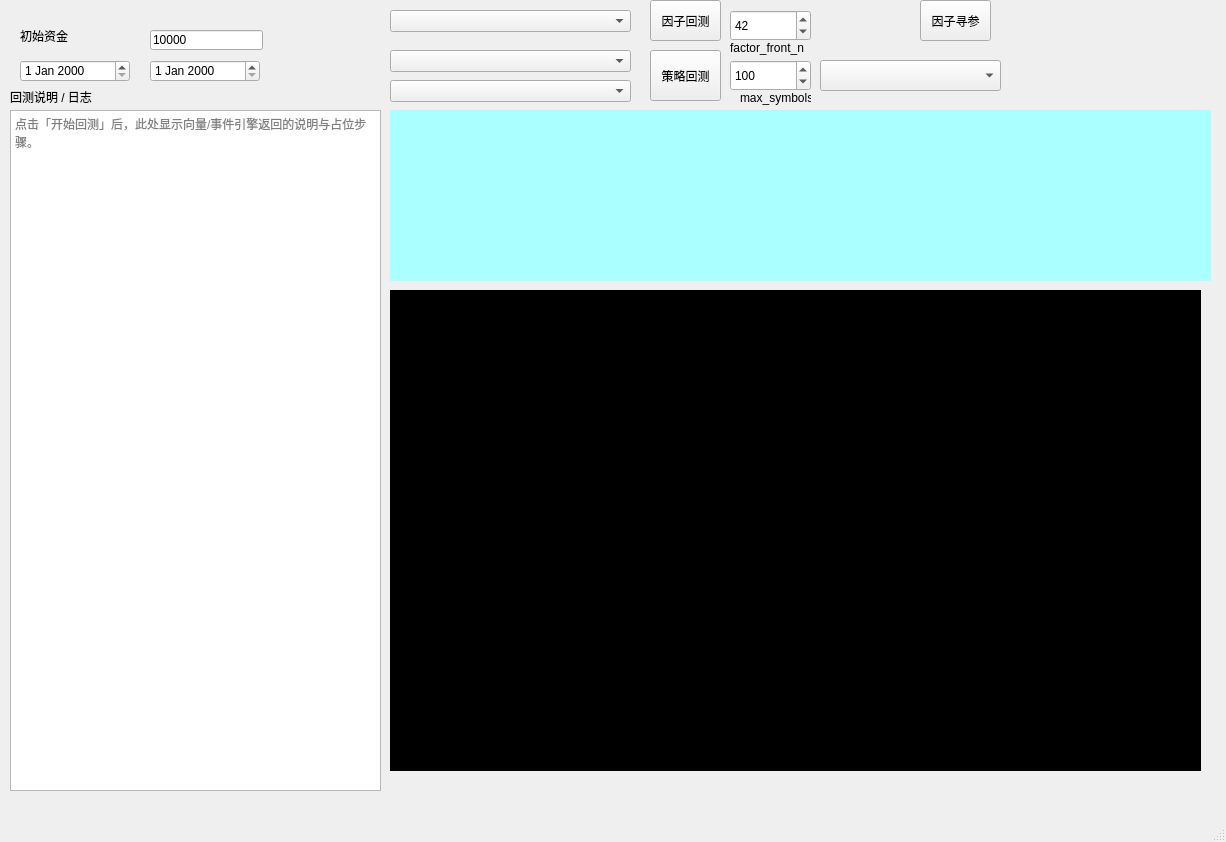
<?xml version="1.0" encoding="UTF-8"?>
<ui version="4.0">
 <class>MainWindow</class>
 <widget class="QMainWindow" name="MainWindow">
  <property name="geometry">
   <rect>
    <x>0</x>
    <y>0</y>
    <width>1226</width>
    <height>842</height>
   </rect>
  </property>
  <property name="windowTitle">
   <string>MainWindow</string>
  </property>
  <widget class="QWidget" name="centralwidget">
   <widget class="QPushButton" name="pushButton">
    <property name="geometry">
     <rect>
      <x>650</x>
      <y>50</y>
      <width>71</width>
      <height>51</height>
     </rect>
    </property>
    <property name="text">
     <string>策略回测</string>
    </property>
   </widget>
   <widget class="QLabel" name="label">
    <property name="geometry">
     <rect>
      <x>20</x>
      <y>30</y>
      <width>54</width>
      <height>12</height>
     </rect>
    </property>
    <property name="text">
     <string>初始资金</string>
    </property>
   </widget>
   <widget class="QDateEdit" name="dateEdit_start_date">
    <property name="geometry">
     <rect>
      <x>20</x>
      <y>60</y>
      <width>110</width>
      <height>22</height>
     </rect>
    </property>
   </widget>
   <widget class="QDateEdit" name="dateEdit_end_date">
    <property name="geometry">
     <rect>
      <x>150</x>
      <y>60</y>
      <width>110</width>
      <height>22</height>
     </rect>
    </property>
   </widget>
   <widget class="QLabel" name="label_backtest_output">
    <property name="geometry">
     <rect>
      <x>10</x>
      <y>88</y>
      <width>371</width>
      <height>18</height>
     </rect>
    </property>
    <property name="text">
     <string>回测说明 / 日志</string>
    </property>
   </widget>
   <widget class="QPlainTextEdit" name="plainTextEdit_result">
    <property name="geometry">
     <rect>
      <x>10</x>
      <y>110</y>
      <width>371</width>
      <height>681</height>
     </rect>
    </property>
    <property name="readOnly">
     <bool>true</bool>
    </property>
    <property name="placeholderText">
     <string>点击「开始回测」后，此处显示向量/事件引擎返回的说明与占位步骤。</string>
    </property>
   </widget>
   <widget class="QLineEdit" name="lineEdit_crash">
    <property name="geometry">
     <rect>
      <x>150</x>
      <y>30</y>
      <width>113</width>
      <height>20</height>
     </rect>
    </property>
    <property name="text">
     <string>10000</string>
    </property>
   </widget>
   <widget class="QWidget" name="widget_finance" native="true">
    <property name="geometry">
     <rect>
      <x>390</x>
      <y>110</y>
      <width>821</width>
      <height>171</height>
     </rect>
    </property>
    <property name="autoFillBackground">
     <bool>false</bool>
    </property>
    <property name="styleSheet">
     <string notr="true">background:rgb(170, 255, 255)</string>
    </property>
   </widget>
   <widget class="QComboBox" name="comboBox_factor">
    <property name="geometry">
     <rect>
      <x>390</x>
      <y>10</y>
      <width>241</width>
      <height>22</height>
     </rect>
    </property>
   </widget>
   <widget class="QComboBox" name="comboBox_strategy">
    <property name="geometry">
     <rect>
      <x>390</x>
      <y>50</y>
      <width>241</width>
      <height>22</height>
     </rect>
    </property>
   </widget>
   <widget class="QComboBox" name="comboBox_backtest_mode">
    <property name="geometry">
     <rect>
      <x>390</x>
      <y>80</y>
      <width>241</width>
      <height>22</height>
     </rect>
    </property>
   </widget>
   <widget class="QPushButton" name="pushButton_2">
    <property name="geometry">
     <rect>
      <x>650</x>
      <y>0</y>
      <width>71</width>
      <height>41</height>
     </rect>
    </property>
    <property name="text">
     <string>因子回测</string>
    </property>
   </widget>
   <widget class="QPushButton" name="pushButton_3">
    <property name="geometry">
     <rect>
      <x>920</x>
      <y>0</y>
      <width>71</width>
      <height>41</height>
     </rect>
    </property>
    <property name="text">
     <string>因子寻参</string>
    </property>
   </widget>
   <widget class="QSpinBox" name="spinBox_factor_front_n">
    <property name="geometry">
     <rect>
      <x>730</x>
      <y>10</y>
      <width>81</width>
      <height>31</height>
     </rect>
    </property>
    <property name="maximum">
     <number>1000</number>
    </property>
    <property name="value">
     <number>42</number>
    </property>
   </widget>
   <widget class="QSpinBox" name="spinBox_max_symbols">
    <property name="geometry">
     <rect>
      <x>730</x>
      <y>60</y>
      <width>81</width>
      <height>31</height>
     </rect>
    </property>
    <property name="maximum">
     <number>4000</number>
    </property>
    <property name="value">
     <number>100</number>
    </property>
   </widget>
   <widget class="QLabel" name="label_2">
    <property name="geometry">
     <rect>
      <x>740</x>
      <y>90</y>
      <width>71</width>
      <height>16</height>
     </rect>
    </property>
    <property name="text">
     <string>max_symbols</string>
    </property>
   </widget>
   <widget class="QLabel" name="label_3">
    <property name="geometry">
     <rect>
      <x>730</x>
      <y>40</y>
      <width>101</width>
      <height>16</height>
     </rect>
    </property>
    <property name="text">
     <string>factor_front_n</string>
    </property>
   </widget>
   <widget class="QComboBox" name="comboBox_stock_list">
    <property name="geometry">
     <rect>
      <x>820</x>
      <y>60</y>
      <width>181</width>
      <height>31</height>
     </rect>
    </property>
   </widget>
   <widget class="QWidget" name="widget_K_plot" native="true">
    <property name="geometry">
     <rect>
      <x>390</x>
      <y>290</y>
      <width>811</width>
      <height>481</height>
     </rect>
    </property>
    <property name="styleSheet">
     <string notr="true">background:rgb(0, 0, 0)</string>
    </property>
   </widget>
  </widget>
  <widget class="QMenuBar" name="menubar">
   <property name="geometry">
    <rect>
     <x>0</x>
     <y>0</y>
     <width>1226</width>
     <height>22</height>
    </rect>
   </property>
  </widget>
  <widget class="QStatusBar" name="statusbar"/>
 </widget>
 <resources/>
 <connections/>
</ui>
